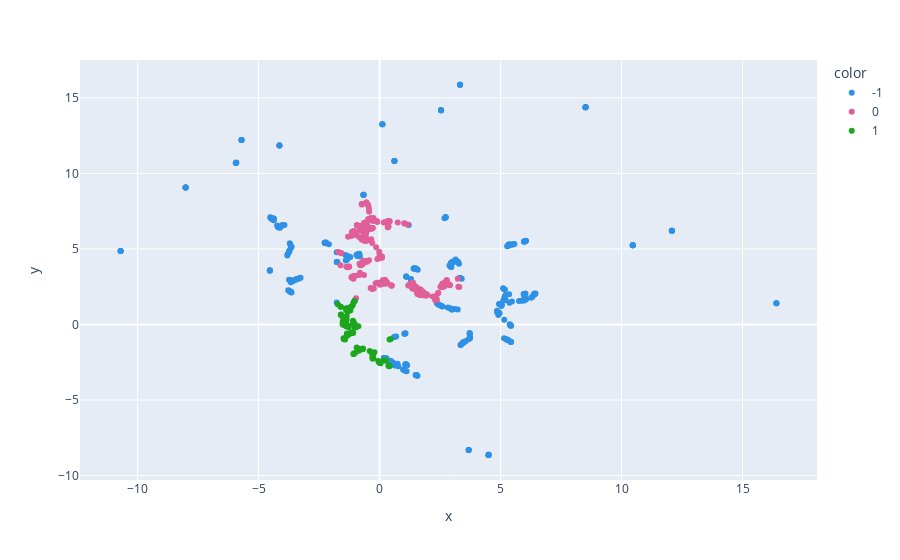

Notebook code for this chart:
### Code cell
# Create a HDBSCAN clusterer
clusterer = hdbscan.HDBSCAN(min_cluster_size=60, min_samples=30)
clusterer.fit(u)

# Get the cluster labels
labels = clusterer.labels_

# Create a scatter plot with different colors for each cluster
fig = px.scatter(x=u[:, 0], y=u[:, 1], color=labels.astype(str),
                 color_discrete_sequence=px.colors.qualitative.Dark24)
fig.show()

### Figure 1 — Plotly figure (JSON) as saved in the notebook; plotly's stock layout.template omitted (floating-point values rounded to 4 significant figures; data arrays with more than 128 entries replaced by an {"elided": "..."} marker saying what was removed)
{"data": [{"hovertemplate": "color=-1<br>x=%{x}<br>y=%{y}<extra></extra>", "legendgroup": "-1", "marker": {"color": "#2E91E5", "symbol": "circle"}, "mode": "markers", "name": "-1", "orientation": "v", "showlegend": true, "type": "scatter", "x": {"elided": "337 float values"}, "xaxis": "x", "y": {"elided": "337 float values"}, "yaxis": "y"}, {"hovertemplate": "color=0<br>x=%{x}<br>y=%{y}<extra></extra>", "legendgroup": "0", "marker": {"color": "#E15F99", "symbol": "circle"}, "mode": "markers", "name": "0", "orientation": "v", "showlegend": true, "type": "scatter", "x": {"elided": "228 float values"}, "xaxis": "x", "y": {"elided": "228 float values"}, "yaxis": "y"}, {"hovertemplate": "color=1<br>x=%{x}<br>y=%{y}<extra></extra>", "legendgroup": "1", "marker": {"color": "#1CA71C", "symbol": "circle"}, "mode": "markers", "name": "1", "orientation": "v", "showlegend": true, "type": "scatter", "x": [-1.733, -0.9403, 0.454, -1.207, -0.8643, -0.02733, -0.8002, -0.7546, -0.6979, -1.358, -1.388, -1.182, -1.221, -1.433, -1.52, -1.365, -1.316, -1.034, -1.597, -1.593, -1.605, -1.457, -1.43, -1.49, -1.473, -0.8622, -0.9483, -1.306, -1.323, -1.389, -1.515, -1.398, -1.277, -1.516, -1.374, -1.517, -1.503, -1.363, 0.4109, 0.3623, -1.383, -1.016, -1.078, -1.079, -1.064, -1.531, -1.474, -1.045, -1.098, -1.105, -1.083, -1.164, -1.08, -1.109, -1.186, -1.029, -0.9942, -1.104, -0.2869, -0.288, -1.465, -1.359, -0.4095, 0.4101, -0.2143, -1.294, -1.613, -1.395, -1.601, -1.284, -1.33, -1.378, 0.3916, -1.304, -1.324, -0.2809, -0.3348, -0.2564, -0.2797, 0.008325, -0.8774, 0.2613, 0.1879, -1.463, -1.481, -1.094, -1.508, -1.366, -1.121, -0.2736, -0.2854, -0.05685, -1.352, -0.006417, 0.03461, -0.2931, -0.6855, 0.03755, 0.001245], "xaxis": "x", "y": [1.337, -0.1175, -0.9742, 0.9349, -1.739, -2.477, -1.644, -1.631, -1.63, 0.5682, 0.5149, -0.5271, -0.6114, -0.05911, 0.1806, -0.7481, -0.7088, -0.1891, 0.6327, 0.6599, 0.6513, 0.4152, -0.9854, -0.9029, -0.9589, -1.599, -1.519, -0.08677, -0.07699, 0.4219, 0.1575, 0.006364, -0.1755, 0.2109, -0.01585, 0.5023, 0.1215, -0.02519, -2.746, -2.731, 0.96, -1.878, -1.94, -1.94, -1.922, 0.03458, -0.9486, 0.08571, 0.2482, 0.09503, 0.1036, 1.173, 1.457, 1.276, 1.177, 1.556, -0.1926, 0.07693, -2.239, -2.238, -0.9474, 0.3227, -1.754, -0.9922, -1.827, 0.9781, 1.183, 1.045, 1.187, 1.012, 1.058, -0.008223, -2.75, 0.903, 0.8689, -2.017, -1.843, -2.22, -1.903, -2.517, -0.1086, -2.395, -2.361, 0.3995, 0.3504, -0.565, -0.01145, -0.1307, -0.5235, -2.176, -2.148, -2.418, -0.5847, -2.502, -2.545, -2.103, -1.577, -2.552, -2.512], "yaxis": "y"}], "layout": {"legend": {"title": {"text": "color"}, "tracegroupgap": 0}, "margin": {"t": 60}, "xaxis": {"anchor": "y", "domain": [0, 1], "title": {"text": "x"}}, "yaxis": {"anchor": "x", "domain": [0, 1], "title": {"text": "y"}}}}
